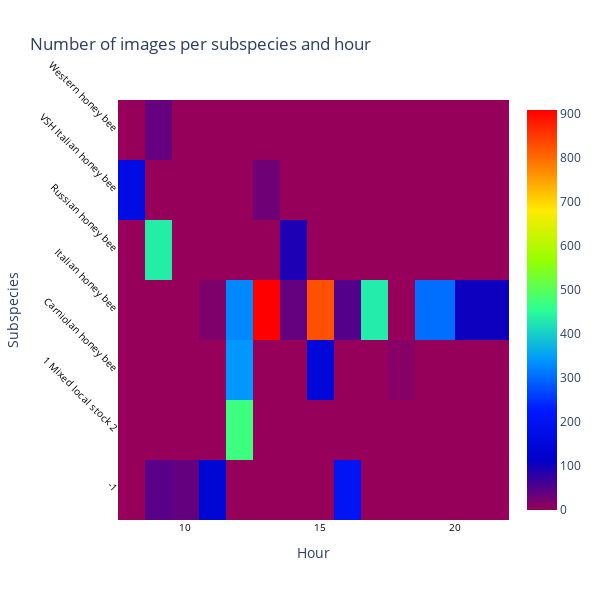

This figure's notebook cell:
### Markdown cell above
##### Subspecies and hour

### Code cell
tmp = bee_data.groupby(['subspecies'])['hour'].value_counts()
df = pd.DataFrame(data={'Images': tmp.values}, index=tmp.index).reset_index()
piv = pd.pivot_table(df, values="Images",index=["subspecies"], columns=["hour"], fill_value=0)
m = piv.values
trace = go.Heatmap(z = m, y= list(piv.index), x=list(piv.columns),colorscale='Rainbow',reversescale=False)
    
data=[trace]
layout = dict(title = "Number of images per subspecies and hour",
              xaxis = dict(title = 'Hour',
                        showticklabels=True,
                           tickangle = 0,
                        tickfont=dict(
                                size=10,
                                color='black'),
                          ),
              yaxis = dict(title = 'Subspecies', 
                        showticklabels=True, 
                           tickangle = 45,
                        tickfont=dict(
                            size=10,
                            color='black'),
                      ), 
              hovermode = 'closest',
              showlegend=False,
                  width=600,
                  height=600,
             )
fig = dict(data = data, layout = layout)
iplot(fig, filename='images-location_subspecies')

### Figure 1 — Plotly figure (JSON) as saved in the notebook; plotly's stock layout.template omitted (floating-point values rounded to 4 significant figures)
{"data": [{"colorscale": [[0, "rgb(150,0,90)"], [0.125, "rgb(0,0,200)"], [0.25, "rgb(0,25,255)"], [0.375, "rgb(0,152,255)"], [0.5, "rgb(44,255,150)"], [0.625, "rgb(151,255,0)"], [0.75, "rgb(255,234,0)"], [0.875, "rgb(255,111,0)"], [1, "rgb(255,0,0)"]], "reversescale": false, "type": "heatmap", "x": [8, 9, 10, 11, 12, 13, 14, 15, 16, 17, 18, 19, 21], "y": ["-1", "1 Mixed local stock 2", "Carniolan honey bee", "Italian honey bee", "Russian honey bee", "VSH Italian honey bee", "Western honey bee"], "z": [[0, 47, 38, 139, 0, 0, 0, 0, 204, 0, 0, 0, 0], [0, 0, 0, 0, 472, 0, 0, 0, 0, 0, 0, 0, 0], [0, 0, 0, 0, 340, 0, 0, 149, 0, 0, 12, 0, 0], [0, 0, 0, 18, 327, 909, 37, 827, 50, 433, 0, 303, 104], [0, 435, 0, 0, 0, 0, 92, 0, 0, 0, 0, 0, 0], [170, 0, 0, 0, 0, 29, 0, 0, 0, 0, 0, 0, 0], [0, 37, 0, 0, 0, 0, 0, 0, 0, 0, 0, 0, 0]]}], "layout": {"height": 600, "hovermode": "closest", "showlegend": false, "title": {"text": "Number of images per subspecies and hour"}, "width": 600, "xaxis": {"showticklabels": true, "tickangle": 0, "tickfont": {"color": "black", "size": 10}, "title": {"text": "Hour"}}, "yaxis": {"showticklabels": true, "tickangle": 45, "tickfont": {"color": "black", "size": 10}, "title": {"text": "Subspecies"}}}}
